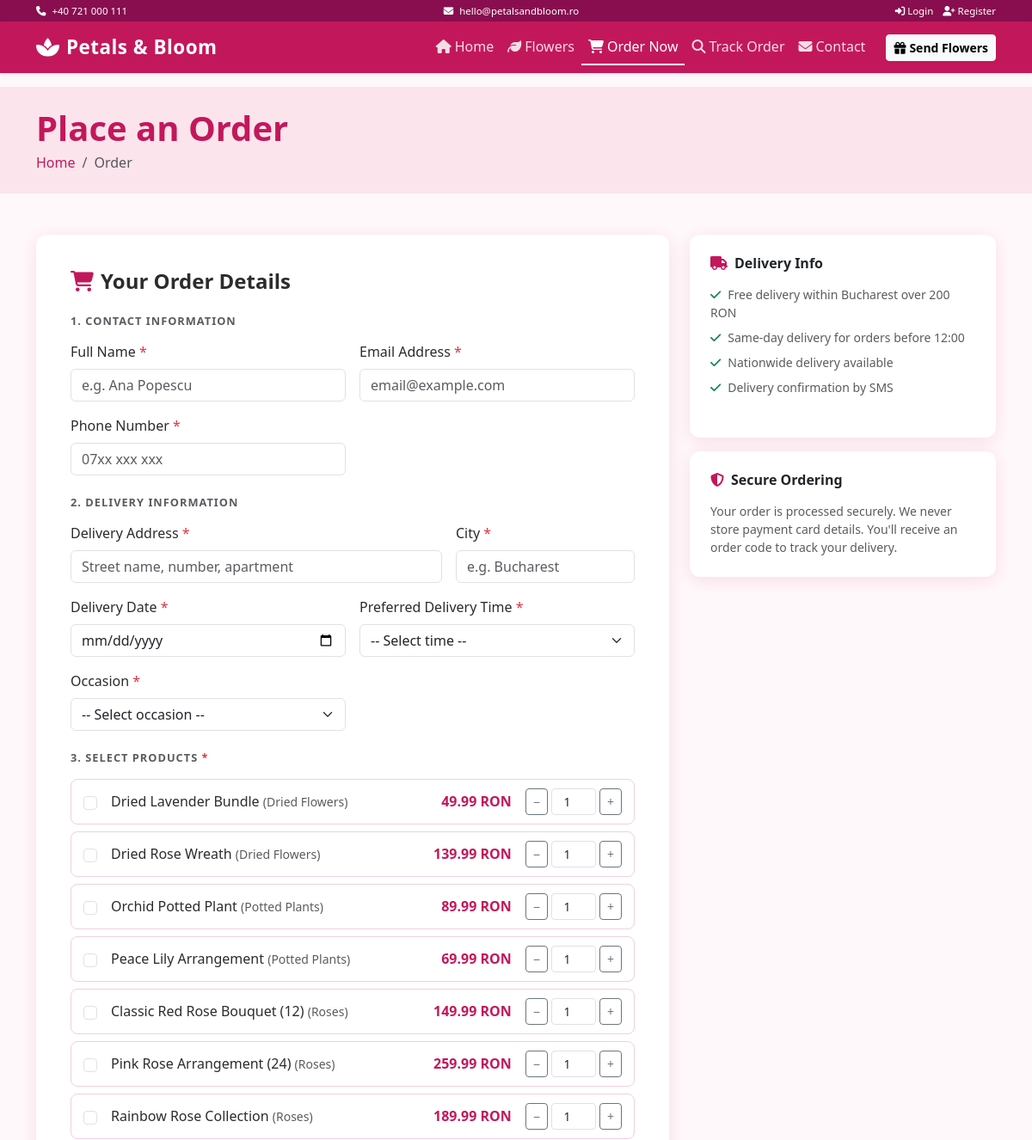
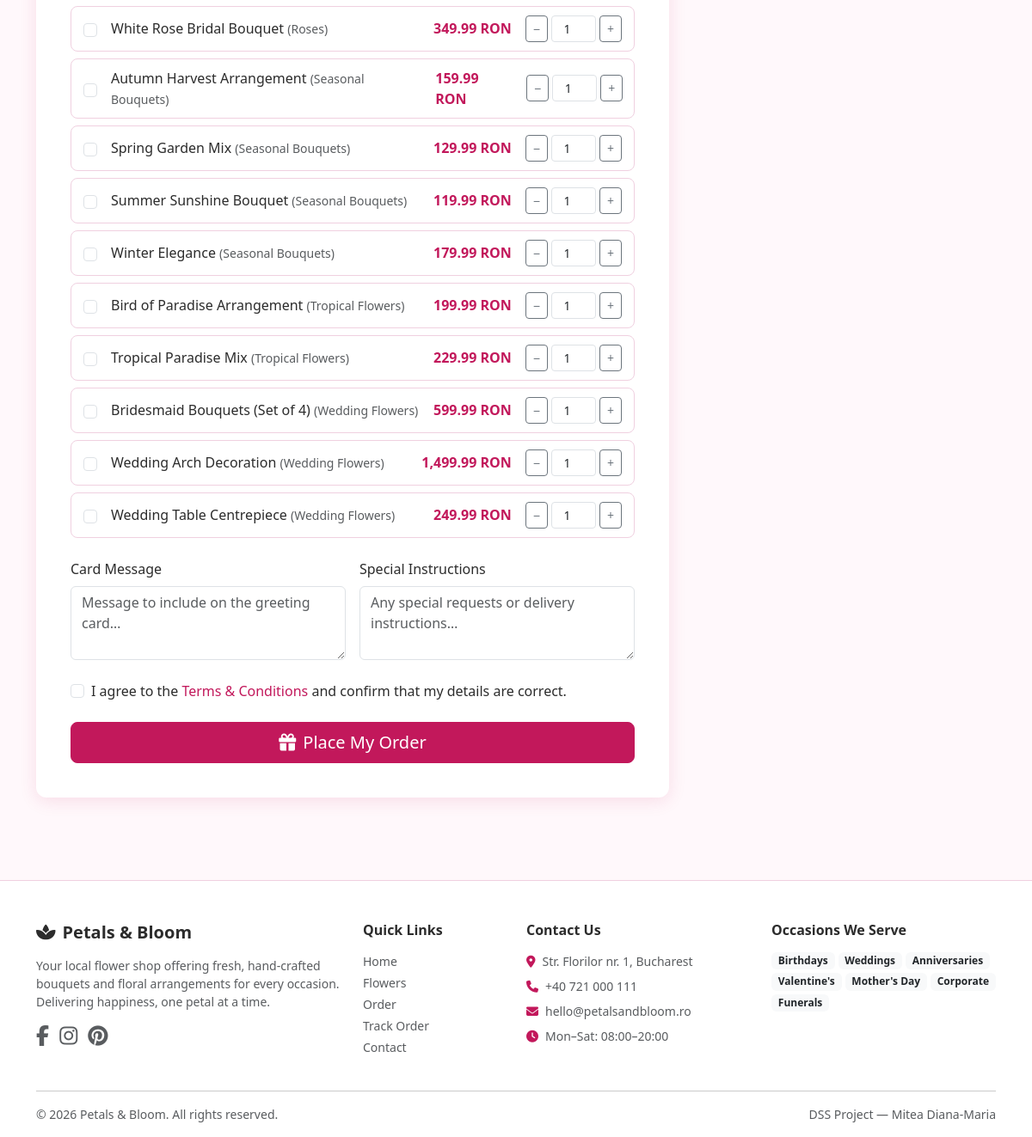
The app's page /order.php with its own data (2 pictures, top to bottom).
### tables this page shows
CREATE TABLE `products` (
  `id`             INT UNSIGNED    NOT NULL AUTO_INCREMENT,
  `category_id`    INT UNSIGNED    NOT NULL,
  `name`           VARCHAR(150)    NOT NULL,
  `description`    TEXT            DEFAULT NULL,
  `price`          DECIMAL(10,2)   NOT NULL,
  `stock_quantity` INT             NOT NULL DEFAULT 0,
  `image_path`     VARCHAR(255)    DEFAULT NULL,
  `is_active`      TINYINT(1)      NOT NULL DEFAULT 1,
  `created_at`     TIMESTAMP       DEFAULT CURRENT_TIMESTAMP,
  PRIMARY KEY (`id`),
  CONSTRAINT `fk_products_category`
    FOREIGN KEY (`category_id`) REFERENCES `categories`(`id`)
    ON UPDATE CASCADE ON DELETE RESTRICT
);

CREATE TABLE `categories` (
  `id`          INT UNSIGNED    NOT NULL AUTO_INCREMENT,
  `name`        VARCHAR(100)    NOT NULL,
  `description` TEXT            DEFAULT NULL,
  `image_path`  VARCHAR(255)    DEFAULT NULL,
  `is_active`   TINYINT(1)      NOT NULL DEFAULT 1,
  `created_at`  TIMESTAMP       DEFAULT CURRENT_TIMESTAMP,
  PRIMARY KEY (`id`)
);

### order.php (the view, shortened to what this page needs)
<?php
$conn      = getDbConnection();
$productsRes = $conn->query(
    "SELECT p.id, p.name, p.price, p.stock_quantity, c.name AS cat_name
     FROM products p
     JOIN categories c ON p.category_id = c.id
     WHERE p.is_active = 1 AND p.stock_quantity > 0
     ORDER BY c.name, p.name"
);
$allProducts = [];
while ($row = $productsRes->fetch_assoc()) {
    $allProducts[] = $row;
}
$preselect = (isset($_GET['product_id']) && ctype_digit((string)$_GET['product_id']))
    ? (int)$_GET['product_id'] : null;
$errors  = [];
$values  = [
    'customer_name'    => '',
    'customer_email'   => '',
    'customer_phone'   => '',
    'delivery_address' => '',
    'delivery_city'    => '',
    'delivery_date'    => '',
    'delivery_time'    => '',
    'occasion'         => '',
    'card_message'     => '',
    'special_notes'    => '',
];
include __DIR__ . '/includes/header.php';
?>
<section class="py-4" style="background:var(--primary-light);">
  <div class="container">
    <h1 class="fw-bold text-primary-custom mb-1">Place an Order</h1>
    <nav aria-label="breadcrumb">
      <ol class="breadcrumb mb-0">
        <li class="breadcrumb-item"><a href="<?= $base ?>/index.php">Home</a></li>
        <li class="breadcrumb-item active">Order</li>
      </ol>
    </nav>
  </div>
</section>
<section class="py-5">
  <div class="container">
    <div class="row g-4">
      <div class="col-lg-8">
        <div class="order-form-section">
          <h4 class="fw-bold mb-4"><i class="fa fa-shopping-cart me-2 text-primary-custom"></i>Your Order Details</h4>
          <form id="orderForm" method="post" action="">
            <h6 class="fw-semibold mb-3 text-muted text-uppercase" style="font-size:.8rem;letter-spacing:1px;">
              1. Contact Information
            </h6>
            <div class="row g-3 mb-4">
              <div class="col-md-6">
                <label for="customer_name" class="form-label">Full Name <span class="text-danger">*</span></label>
                <input type="text" id="customer_name" name="customer_name" class="form-control <?= isset($errors['customer_name']) ? 'is-invalid' : '' ?>"
                       value="<?= htmlspecialchars($values['customer_name'], ENT_QUOTES, 'UTF-8') ?>" placeholder="e.g. Ana Popescu">
              </div>
              <div class="col-md-6">
                <label for="customer_email" class="form-label">Email Address <span class="text-danger">*</span></label>
                <input type="email" id="customer_email" name="customer_email" class="form-control <?= isset($errors['customer_email']) ? 'is-invalid' : '' ?>"
                       value="<?= htmlspecialchars($values['customer_email'], ENT_QUOTES, 'UTF-8') ?>" placeholder="email@example.com">
              </div>
              <div class="col-md-6">
                <label for="customer_phone" class="form-label">Phone Number <span class="text-danger">*</span></label>
                <input type="text" id="customer_phone" name="customer_phone" class="form-control <?= isset($errors['customer_phone']) ? 'is-invalid' : '' ?>"
                       value="<?= htmlspecialchars($values['customer_phone'], ENT_QUOTES, 'UTF-8') ?>" placeholder="07xx xxx xxx">
              </div>
            </div>
            <h6 class="fw-semibold mb-3 text-muted text-uppercase" style="font-size:.8rem;letter-spacing:1px;">
              2. Delivery Information
            </h6>
            <div class="row g-3 mb-4">
              <div class="col-md-8">
                <label for="delivery_address" class="form-label">Delivery Address <span class="text-danger">*</span></label>
                <input type="text" id="delivery_address" name="delivery_address" class="form-control <?= isset($errors['delivery_address']) ? 'is-invalid' : '' ?>"
                       value="<?= htmlspecialchars($values['delivery_address'], ENT_QUOTES, 'UTF-8') ?>" placeholder="Street name, number, apartment">
              </div>
              <div class="col-md-4">
                <label for="delivery_city" class="form-label">City <span class="text-danger">*</span></label>
                <input type="text" id="delivery_city" name="delivery_city" class="form-control <?= isset($errors['delivery_city']) ? 'is-invalid' : '' ?>"
                       value="<?= htmlspecialchars($values['delivery_city'], ENT_QUOTES, 'UTF-8') ?>" placeholder="e.g. Bucharest">
              </div>
              <div class="col-md-6">
                <label for="delivery_date" class="form-label">Delivery Date <span class="text-danger">*</span></label>
                <input type="date" id="delivery_date" name="delivery_date"
                       min="<?= date('Y-m-d', strtotime('+1 day')) ?>"
                       class="form-control <?= isset($errors['delivery_date']) ? 'is-invalid' : '' ?>"
                       value="<?= htmlspecialchars($values['delivery_date'], ENT_QUOTES, 'UTF-8') ?>">
              </div>
              <div class="col-md-6">
                <label for="delivery_time" class="form-label">Preferred Delivery Time <span class="text-danger">*</span></label>
                <select id="delivery_time" name="delivery_time" class="form-select <?= isset($errors['delivery_time']) ? 'is-invalid' : '' ?>">
                  <option value="">-- Select time --</option>
                </select>
              </div>
              <div class="col-md-6">
                <label for="occasion" class="form-label">Occasion <span class="text-danger">*</span></label>
                <select id="occasion" name="occasion" class="form-select <?= isset($errors['occasion']) ? 'is-invalid' : '' ?>">
                  <option value="">-- Select occasion --</option>
                </select>
              </div>
            </div>
            <h6 class="fw-semibold mb-3 text-muted text-uppercase" style="font-size:.8rem;letter-spacing:1px;">
              3. Select Products <span class="text-danger">*</span>
            </h6>
            <div class="mb-1">
              <?php foreach ($allProducts as $ap): ?>
              <div class="product-checkbox-item d-flex align-items-center gap-3">
                <input type="checkbox" class="form-check-input"
                       name="products[]"
                       id="prod_<?= (int)$ap['id'] ?>"
                       value="<?= (int)$ap['id'] ?>"
                       data-price="<?= (float)$ap['price'] ?>"
                       <?= ($preselect === (int)$ap['id'] || in_array((int)$ap['id'], array_column($selectedProducts ?? [], 'id') ?? [])) ? 'checked' : '' ?>>
                <label for="prod_<?= (int)$ap['id'] ?>" class="flex-grow-1 mb-0 d-flex justify-content-between align-items-center" style="cursor:pointer">
                  <span>
                    <?= htmlspecialchars($ap['name'], ENT_QUOTES, 'UTF-8') ?>
                    <small class="text-muted">(<?= htmlspecialchars($ap['cat_name'], ENT_QUOTES, 'UTF-8') ?>)</small>
                  </span>
                  <strong class="text-primary-custom ms-3"><?= number_format((float)$ap['price'], 2) ?> RON</strong>
                </label>
                <div class="d-flex align-items-center gap-1" style="min-width:100px;">
                  <button type="button" class="btn btn-sm btn-outline-secondary qty-minus px-2">−</button>
                  <input type="number" name="qty_<?= (int)$ap['id'] ?>" class="form-control form-control-sm qty-input text-center"
                         value="1" min="1" max="<?= (int)$ap['stock_quantity'] ?>" style="width:52px;">
                  <button type="button" class="btn btn-sm btn-outline-secondary qty-plus px-2">+</button>
                </div>
              </div>
              <?php endforeach; ?>
            </div>
            <div class="row g-3 mt-2 mb-4">
              <div class="col-md-6">
                <label for="card_message" class="form-label">Card Message</label>
                <textarea id="card_message" name="card_message" class="form-control" rows="3"
                          placeholder="Message to include on the greeting card…"><?= htmlspecialchars($values['card_message'], ENT_QUOTES, 'UTF-8') ?></textarea>
              </div>
              <div class="col-md-6">
                <label for="special_notes" class="form-label">Special Instructions</label>
                <textarea id="special_notes" name="special_notes" class="form-control" rows="3"
                          placeholder="Any special requests or delivery instructions…"><?= htmlspecialchars($values['special_notes'], ENT_QUOTES, 'UTF-8') ?></textarea>
              </div>
            </div>
            <div class="form-check mb-4">
              <input type="checkbox" class="form-check-input <?= isset($errors['agree_terms']) ? 'is-invalid' : '' ?>"
                     id="agree_terms" name="agree_terms"
                     <?= (!empty($_POST['agree_terms'])) ? 'checked' : '' ?>>
              <label class="form-check-label" for="agree_terms">
                I agree to the <a href="#" class="text-primary-custom">Terms &amp; Conditions</a> and confirm that my details are correct.
              </label>
            </div>
            <button type="submit" id="submitBtn" class="btn btn-primary btn-lg w-100">
              <i class="fa fa-gift me-2"></i>Place My Order
            </button>
          </form>
        </div>
      </div>
      <div class="col-lg-4">
        <div class="card p-4 mb-3">
          <h6 class="fw-semibold mb-3"><i class="fa fa-truck me-2 text-primary-custom"></i>Delivery Info</h6>
          <ul class="list-unstyled small text-muted">
            <li class="mb-2"><i class="fa fa-check text-success me-2"></i>Free delivery within Bucharest over 200 RON</li>
            <li class="mb-2"><i class="fa fa-check text-success me-2"></i>Same-day delivery for orders before 12:00</li>
            <li class="mb-2"><i class="fa fa-check text-success me-2"></i>Nationwide delivery available</li>
            <li class="mb-2"><i class="fa fa-check text-success me-2"></i>Delivery confirmation by SMS</li>
          </ul>
        </div>
        <div class="card p-4">
          <h6 class="fw-semibold mb-3"><i class="fa fa-shield-alt me-2 text-primary-custom"></i>Secure Ordering</h6>
          <p class="small text-muted mb-0">Your order is processed securely. We never store payment card details. You'll receive an order code to track your delivery.</p>
        </div>
      </div>
    </div>
  </div>
</section>
<?php include __DIR__ . '/includes/footer.php'; ?>

### assets/css/style.css (style rules this page uses)
:root { --primary: #c2185b; --primary-dark: #880e4f; --primary-light: #fce4ec; --secondary: #2e7d32; --accent: #f8bbd0; --text-dark: #2c2c2c; --text-muted: #6c757d; --bg-light: #fff8fb; --border-radius: 12px; --shadow: 0 4px 20px rgba(194, 24, 91, .12); }
body { font-family: 'Segoe UI', Tahoma, Geneva, Verdana, sans-serif; background-color: var(--bg-light); color: var(--text-dark); }
a { color: var(--primary); text-decoration: none; }
.card { border: none; border-radius: var(--border-radius); box-shadow: var(--shadow); transition: transform .25s, box-shadow .25s; }
.btn-primary { background-color: var(--primary); border-color: var(--primary); }
.form-label { font-weight: 500; }
.order-form-section { background: #fff; border-radius: var(--border-radius); box-shadow: var(--shadow); padding: 2.5rem; }
.product-checkbox-item { border: 1px solid #f0d0e0; border-radius: 8px; padding: 10px 14px; margin-bottom: 8px; transition: background .2s; }
.text-primary-custom { color: var(--primary) !important; }

### records on screen
products: name "Dried Lavender Bundle", category.name "Dried Flowers", price "49.99"
products: name "Dried Rose Wreath", category.name "Dried Flowers", price "139.99"
products: name "Orchid Potted Plant", category.name "Potted Plants", price "89.99"
products: name "Peace Lily Arrangement", category.name "Potted Plants", price "69.99"
products: name "Classic Red Rose Bouquet (12)", category.name "Roses", price "149.99", id "1"
products: name "Pink Rose Arrangement (24)", category.name "Roses", price "259.99"
products: name "Rainbow Rose Collection", category.name "Roses", price "189.99"
products: name "White Rose Bridal Bouquet", category.name "Roses", price "349.99"
products: name "Autumn Harvest Arrangement", category.name "Seasonal Bouquets", price "159.99"
products: name "Spring Garden Mix", category.name "Seasonal Bouquets", price "129.99"
products: name "Summer Sunshine Bouquet", category.name "Seasonal Bouquets", price "119.99"
products: name "Winter Elegance", category.name "Seasonal Bouquets", price "179.99"
products: name "Bird of Paradise Arrangement", category.name "Tropical Flowers", price "199.99"
products: name "Tropical Paradise Mix", category.name "Tropical Flowers", price "229.99"
products: name "Bridesmaid Bouquets (Set of 4)", category.name "Wedding Flowers", price "599.99"
products: name "Wedding Arch Decoration", category.name "Wedding Flowers", price "1,499.99"
products: name "Wedding Table Centrepiece", category.name "Wedding Flowers", price "249.99"
